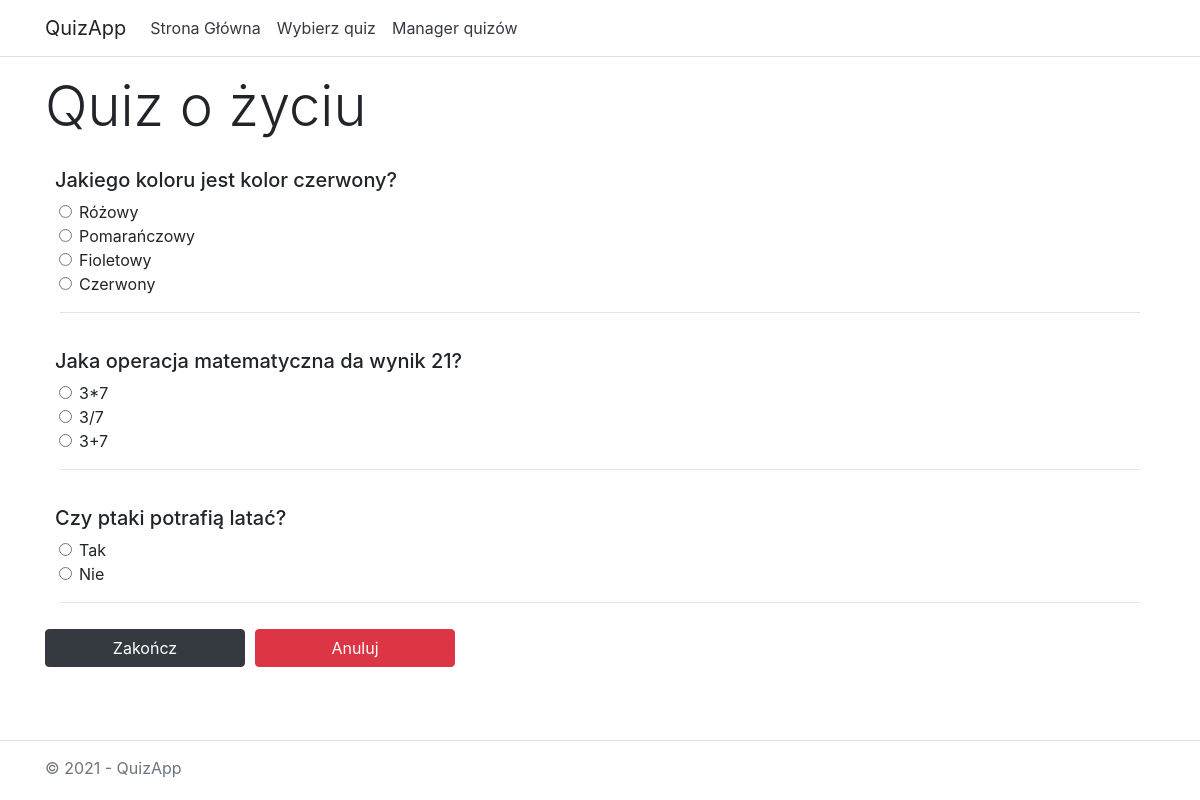
/quizzes/solve/7/, run on the app's committed database.
### quizzes/models.py (models this page shows, shortened)
class Quiz(models.Model):
    title = models.CharField(max_length=64)

class Question(models.Model):
    quiz = models.ForeignKey(Quiz, on_delete=models.CASCADE)
    contents = models.CharField(max_length=512)

class Answer(models.Model):
    question = models.ForeignKey(Question, on_delete=models.CASCADE)
    contents = models.CharField(max_length=512)
    is_true = models.BooleanField(default=False)

### quizzes/views.py (the view)
# urls.py: path('solve/<int:quiz_id>/', views.solve, name='solve'),
def solve(request, quiz_id):
    quiz = get_object_or_404(Quiz, id=quiz_id)
    template = loader.get_template('quizzes/solve.html')
    context = {
        'quiz': quiz,
    }
    return HttpResponse(template.render(context, request))

### quizzes/templates/quizzes/solve.html (shortened to what this page needs)
{% load static %}
<!DOCTYPE html>
<html lang="en">
<head>
    <link rel="stylesheet" type="text/css" href="{% static 'quizzes/bootstrap.css' %}" />
</head>
<body>
    <header>
        <nav class="navbar navbar-expand-sm navbar-toggleable-sm navbar-light bg-white border-bottom box-shadow mb-3">
            <div class="container">
                <a class="navbar-brand" style="user-select: none" >QuizApp</a>
                <div class="navbar-collapse collapse d-sm-inline-flex justify-content-between">
                    <ul class="navbar-nav flex-grow-1">
                        <li class="nav-item">
                            <a href="/quizzes/" class="nav-link text-dark" >Strona Główna</a>
                        </li>
                        <li class="nav-item">
                            <a href="/quizzes/select" class="nav-link text-dark" >Wybierz quiz</a>
                        </li>
                        <li class="nav-item">
                            <a href="/quizzes/manage" class="nav-link text-dark" >Manager quizów</a>
                        </li>
                    </ul>
                </div>
            </div>
        </nav>
    </header>
    <div class="container">
        <main role="main" class="pb-3">
            <div class="container">
                {% if quiz.question_set.all|length == 0 %}
                    <div class="d-flex justify-content-center" style="margin-top: 30px">
                        <h1 class="display-4 text-center">{{ quiz.title }} nie zawiera żadnych ptyań.</h1>
                    </div>
                    <div class="d-flex justify-content-center" style="margin-top: 20px">
                        <a href="/quizzes/select" class="btn btn-dark btn-lg" style="margin-top: 10px; margin-left: 10px; width: 200px">Powrót</a>
                    </div>
                {% else %}
                <div class="row">
                <h1 class="display-4">{{ quiz.title }}</h1>
                </div>
                <form action="{% url 'result' quiz.id %}" method="post">
                    {% for question in quiz.question_set.all %}
                        <div class="row" style="margin-left: -5px">
                            <div class="media">
                                <div class="media-body">
                                    <h5 style="margin-top: 20px">{{ question.contents }}</h5>
                                        {% for answer in question.answer_set.all %}
                                            <div class="form-check" style="margin-left: 4px">
                                                <input class="form-check-input" id="answer{{ forloop.counter }}" name="answer{{ question.id }}" type="radio" value={{ answer.is_true }}>
                                                <label class="form-check-label" for="answer{{ forloop.counter }}">{{ answer.contents }}</label>
                                            </div>
                                        {% endfor %}
                                </div>
                            </div>
                        </div>
                        <hr>
                    {% endfor %}
                    <div class="row">
                        <input type="submit" id="sendBtn" class="btn btn-dark" type="submit"  style="margin-top: 10px; color: white; width: 200px" value="Zakończ">
                        <a href="/quizzes/select" class="btn btn-danger" style="margin-top: 10px; margin-left: 10px; width: 200px">Anuluj</a>
                    </div>
                </form>
            {% endif %}
            </div>
        </main>
    </div>
    <div class="navbar-fixed-bottom">
     <footer class="border-top footer text-muted" style="position: fixed; height: 60px; bottom: 0; width: 100%; user-select: none">
        <div class="container" style="margin-top: 15px">
            &copy; 2021 - QuizApp
        </div>
    </footer>
    </div>
</body>
</html>

### data on the page
Quiz: title "Quiz o życiu"
Question: contents "Jakiego koloru jest kolor czerwony?"
Answer: contents "Różowy"
Answer: contents "Pomarańczowy"
Answer: contents "Fioletowy"
Answer: contents "Czerwony"
Question: contents "Jaka operacja matematyczna da wynik 21?"
Answer: contents "3*7"
Answer: contents "3/7"
Answer: contents "3+7"
Question: contents "Czy ptaki potrafią latać?"
Answer: contents "Tak"
Answer: contents "Nie"
